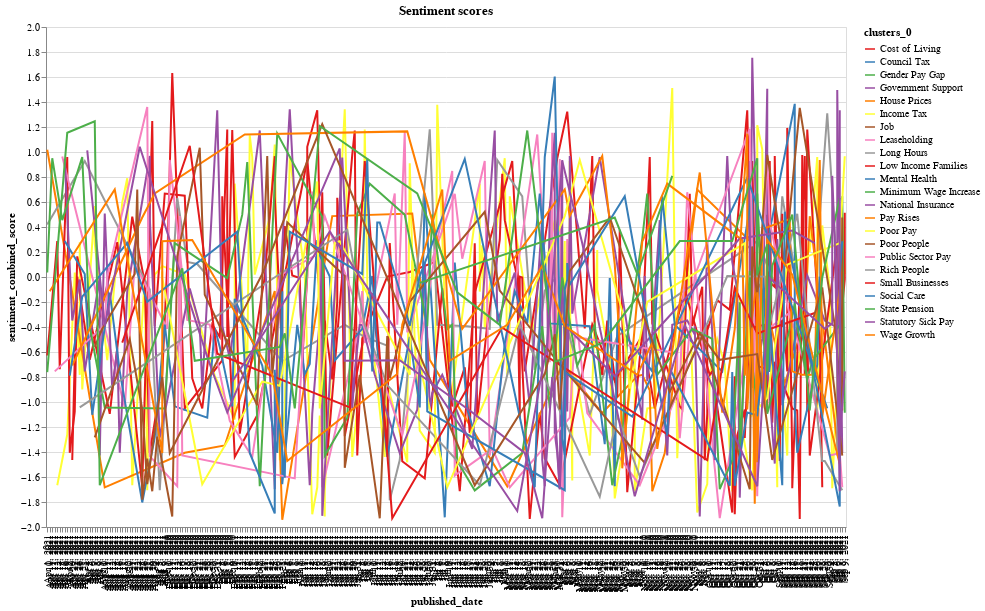

Notebook source saved alongside this figure:
### Markdown cell above
From the plot, we can see that
* Postive sentiment is when the combined sentiment score is above 1
* Negative sentiment is when the combined sentiment score is below -0.81 
* Neutral sentiment is when the combined sentiment score is between 1 and -0.81

### Code cell
alt.Chart(data,width=800,height=300,title="Sentiment scores").mark_line().encode(x=alt.X('published_date'),
    y='sentiment_combined_score',color=alt.Color('clusters_0',scale=alt.Scale(scheme='set1')),tooltip=['sentiment_summary','post_type','sentiment_combined_score:N']).interactive()

### Figure 1 — Vega-Lite specification as saved in the notebook (floating-point values rounded to 4 significant figures; data arrays with more than 128 entries replaced by an {"elided": "..."} marker saying what was removed)
{"config": {"view": {"continuousWidth": 400, "continuousHeight": 300}}, "data": {"name": "data-ebde604e090f32bc320ef62e2ece4d9f"}, "mark": "line", "encoding": {"color": {"type": "nominal", "field": "clusters_0", "scale": {"scheme": "set1"}}, "tooltip": [{"type": "nominal", "field": "sentiment_summary"}, {"type": "nominal", "field": "post_type"}, {"type": "nominal", "field": "sentiment_combined_score"}], "x": {"type": "nominal", "field": "published_date"}, "y": {"type": "quantitative", "field": "sentiment_combined_score"}}, "height": 500, "selection": {"selector011": {"type": "interval", "bind": "scales", "encodings": ["x", "y"]}}, "title": "Sentiment scores", "width": 800, "$schema": "https://vega.github.io/schema/vega-lite/v4.8.1.json", "datasets": {"data-ebde604e090f32bc320ef62e2ece4d9f": {"elided": "1000 records"}}}
